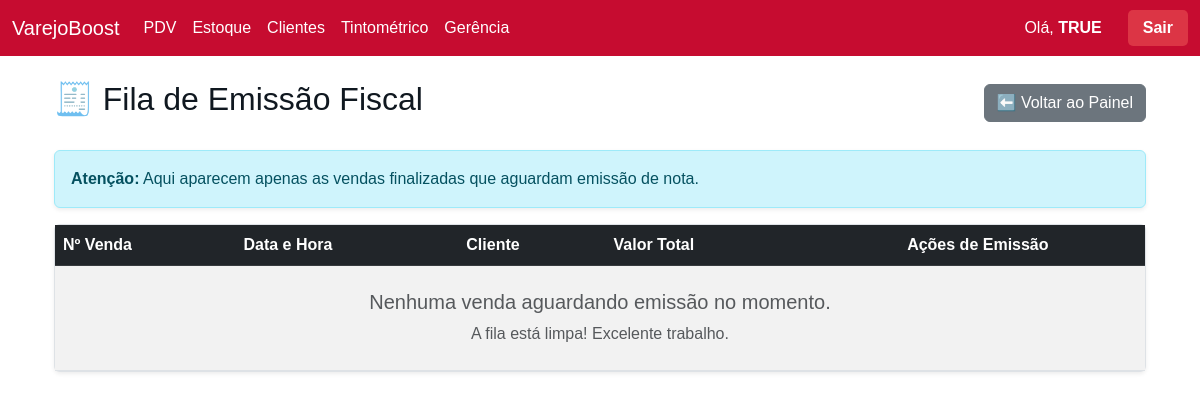
Before: /gerenciapainel/emitirnota/ (signed in) with the older database file.
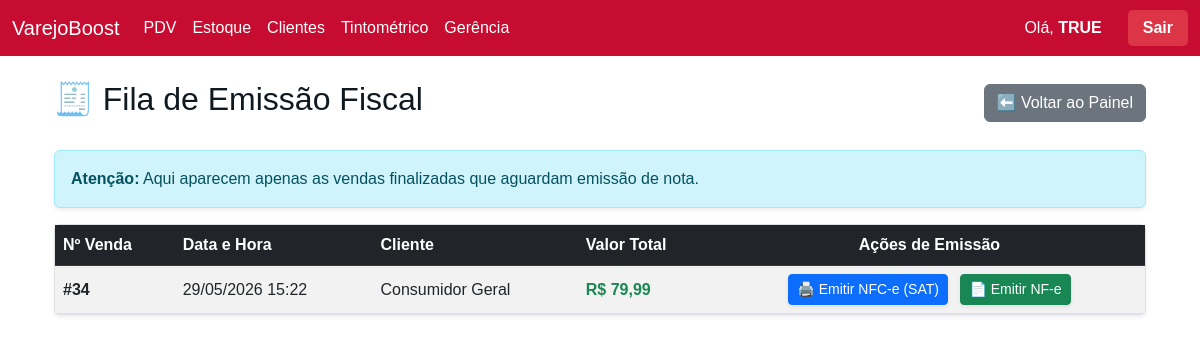
After: the same page with the newer database file.
### inventario/models.py (models this page shows)
class Vendas(models.Model):
    data_venda = models.DateTimeField(default=timezone.now)
    valor_total = models.DecimalField(max_digits=10, decimal_places=2, default=0.00)
    valor_desconto = models.DecimalField(max_digits=10, decimal_places=2, default=0.00)
    status = models.CharField(max_length=20, default='VENDA')
    troco = models.DecimalField(max_digits=10, decimal_places=2, default=0.00)
    pagamentos_texto = models.TextField(blank=True, null=True)
    cliente = models.CharField(max_length=255, blank=True, null=True)
    indicante = models.CharField(max_length=255, blank=True, null=True)
    vendedor = models.CharField(max_length=100, blank=True, null=True)
    cupom_texto = models.TextField(blank=True, null=True)
    status_fiscal = models.CharField(max_length=50, default='SEM_NOTA')
    chave_acesso = models.CharField(max_length=50, blank=True, null=True)
    numero_nota = models.CharField(max_length=20, blank=True, null=True)
    motivo_erro = models.TextField(blank=True, null=True)
    arquivo_pdf = models.FileField(upload_to='notas_fiscais/pdfs/', blank=True, null=True)
    arquivo_xml = models.FileField(upload_to='notas_fiscais/xmls/', blank=True, null=True)
    class Meta: db_table = 'inventario_vendas'

### inventario/views/gerencia.py (the view)
# urls.py: path('gerenciapainel/emitirnota/', gerencia.emitir_notas, name='emitir_notas'),
def emitir_notas(request):
    if 'usuario_logado' not in request.session:
        return redirect('login')
    vendas_pendentes = Vendas.objects.filter(
        status_fiscal='AGUARDANDO_EMISSAO'
    ).order_by('-data_venda')
    todos_clientes = Clientes.objects.all().order_by('nome')
    contexto = {
        'vendas_pendentes': vendas_pendentes,
        'todos_clientes': todos_clientes
    }
    return render(request, 'inventario/emitir_notas.html', contexto)

### inventario/templates/inventario/emitir_notas.html (shortened to what this page needs)
{% extends 'inventario/base.html' %}
{% block content %}
<div class="container mt-4">
    <div class="d-flex justify-content-between align-items-center mb-4">
        <h2>🧾 Fila de Emissão Fiscal</h2>
        <a href="{% url 'tela_painel_gerencia' %}" class="btn btn-secondary">⬅️ Voltar ao Painel</a>
    </div>
    <div class="alert alert-info shadow-sm">
        <strong>Atenção:</strong> Aqui aparecem apenas as vendas finalizadas que aguardam emissão de nota.
    </div>
    <div class="card shadow-sm border-0">
        <div class="card-body p-0">
            <table class="table table-striped table-hover mb-0">
                <thead class="table-dark">
                    <tr>
                        <th>Nº Venda</th>
                        <th>Data e Hora</th>
                        <th>Cliente</th>
                        <th>Valor Total</th>
                        <th class="text-center">Ações de Emissão</th>
                    </tr>
                </thead>
                <tbody>
                    {% for venda in vendas_pendentes %}
                    <tr>
                        <td class="align-middle fw-bold">#{{ venda.id }}</td>
                        <td class="align-middle">{{ venda.data_venda|date:"d/m/Y H:i" }}</td>
                        <td class="align-middle">{{ venda.cliente.nome|default:"Consumidor Geral" }}</td>
                        <td class="align-middle fw-bold text-success">R$ {{ venda.valor_total }}</td>
                        <td class="text-center align-middle">
                            <button class="btn btn-primary btn-sm mx-1 shadow-sm" onclick="abrirModalFiscal('SAT', {{ venda.id }})">
                                🖨️ Emitir NFC-e (SAT)
                            </button>
                            <button class="btn btn-success btn-sm mx-1 shadow-sm" onclick="abrirModalFiscal('NFE', {{ venda.id }})">
                                📄 Emitir NF-e
                            </button>
                        </td>
                    </tr>
                    {% empty %}
                    <tr>
                        <td colspan="5" class="text-center py-4 text-muted">
                            <h5>Nenhuma venda aguardando emissão no momento.</h5>
                            <p class="mb-0">A fila está limpa! Excelente trabalho.</p>
                        </td>
                    </tr>
                    {% endfor %}
                </tbody>
            </table>
        </div>
    </div>
</div>
{% endblock %}

Changed rows visible on the page:
added Vendas: id "34", data_venda "29/05/2026 15:22", cliente.nome "Consumidor Geral", valor_total "79,99"
Other visible differences:
text no longer shown: "Nenhuma venda aguardando emissão no momento. A fila está limpa! Excelente trabalho."
